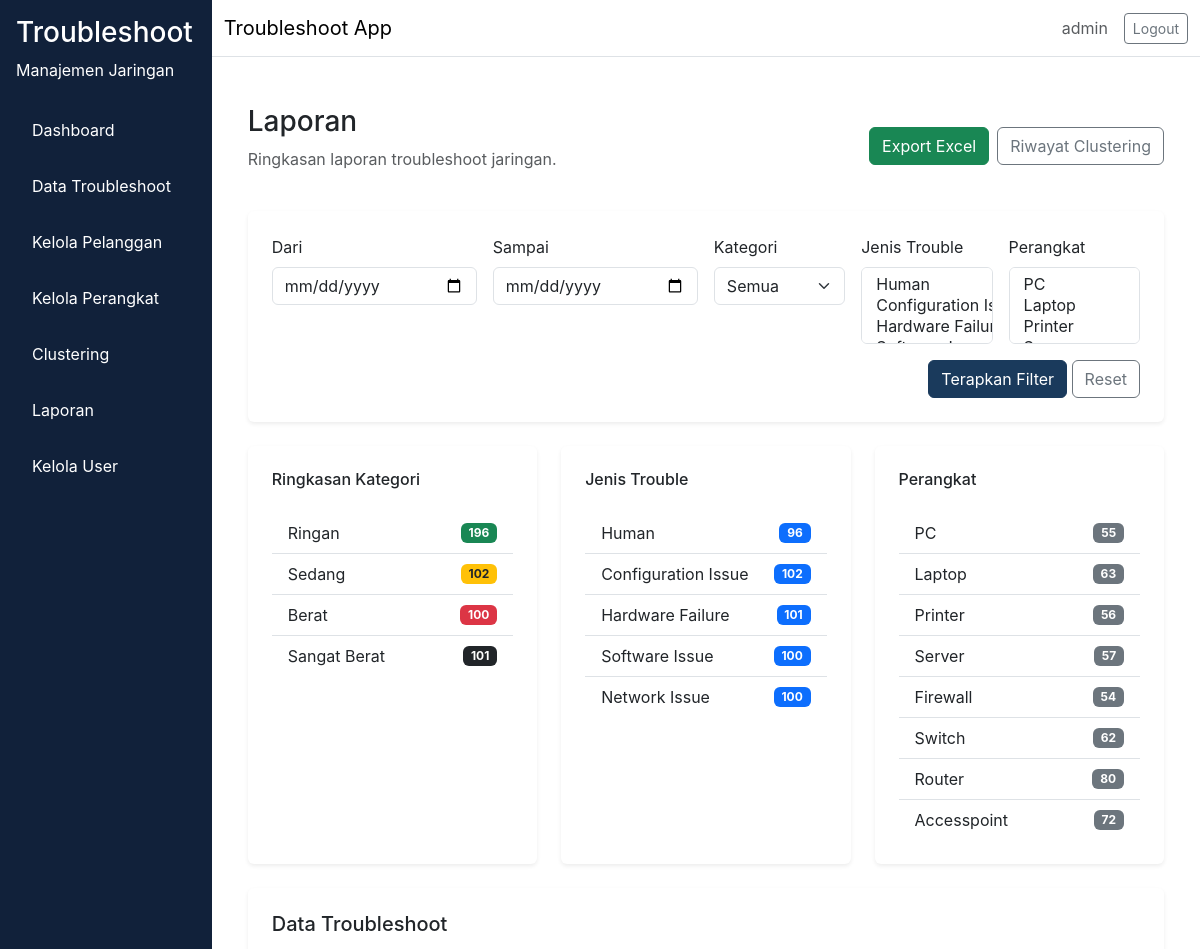
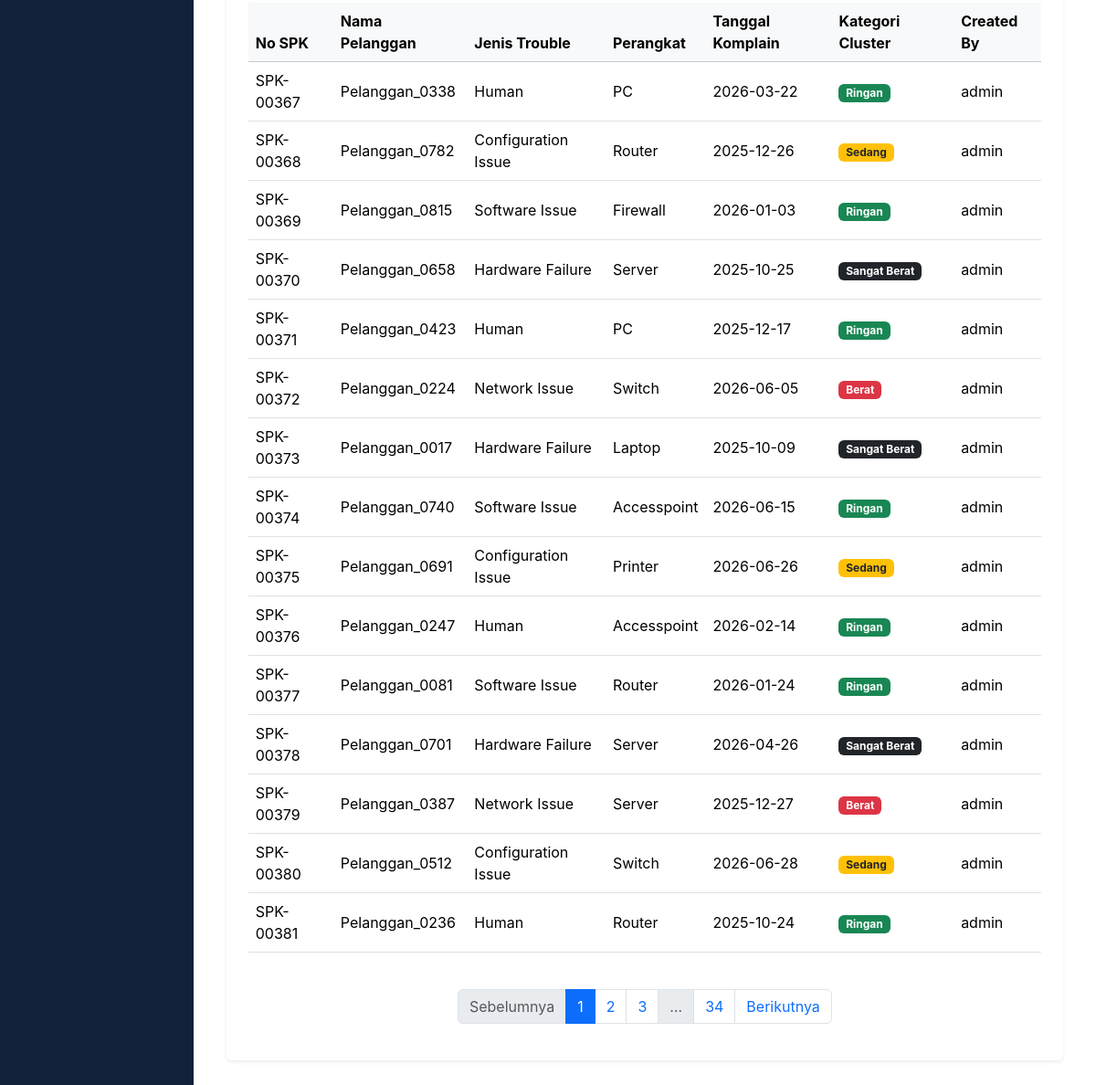
Page /laporan/ (signed in) on the committed database (2 pictures, top to bottom).
### app/models/user.py (models this page shows, shortened)
class User(db.Model, UserMixin):
    __tablename__ = "user"
    id = db.Column(db.Integer, primary_key=True)
    username = db.Column(db.String(64), unique=True, nullable=False)
    email = db.Column(db.String(120), unique=True, nullable=False)
    password_hash = db.Column(db.String(256), nullable=False)
    role = db.Column(db.Enum(RoleEnum), nullable=False, default=RoleEnum.teknisi)
    created_at = db.Column(db.DateTime, server_default=db.func.now(), nullable=False)
    is_active = db.Column(db.Boolean, default=True, nullable=False)

### app/models/troubleshoot.py (models this page shows, shortened)
class Troubleshoot(db.Model):
    __tablename__ = "troubleshoot"
    id = db.Column(db.Integer, primary_key=True)
    no_spk = db.Column(db.String(80), unique=True, nullable=False)
    nama_pelanggan = db.Column(db.String(150), nullable=False)
    informasi_trouble = db.Column(db.Text, nullable=False)
    jenis_trouble = db.Column(db.Enum(JenisTroubleEnum), nullable=False)
    perangkat = db.Column(db.Enum(PerangkatEnum), nullable=False)
    service = db.Column(db.Enum(ServiceEnum), nullable=False)
    tanggal_komplain = db.Column(db.DateTime, nullable=False)
    selesai_pengerjaan = db.Column(db.DateTime, nullable=True)
    durasi_pengerjaan = db.Column(db.Integer, nullable=True)
    keterangan_action = db.Column(db.Text, nullable=True)
    cluster_id = db.Column(db.Integer, nullable=True)
    kategori_cluster = db.Column(db.Enum(KategoriClusterEnum), nullable=True)
    assigned_to = db.Column(db.Integer, db.ForeignKey("user.id"), nullable=True)
    status = db.Column(db.Enum(StatusTroubleEnum), nullable=False, default=StatusTroubleEnum.Pending)
    pelanggan_id = db.Column(db.Integer, db.ForeignKey("pelanggan.id"), nullable=True)
    perangkat_id = db.Column(db.Integer, db.ForeignKey("perangkat.id"), nullable=True)
    created_by = db.Column(db.Integer, db.ForeignKey("user.id"), nullable=False)
    created_at = db.Column(db.DateTime, server_default=db.func.now(), nullable=False)
    updated_at = db.Column(db.DateTime, server_default=db.func.now(), onupdate=db.func.now(), nullable=False)
    user = db.relationship("User", backref=db.backref("troubleshoots", lazy="dynamic"), lazy="select", foreign_keys=[created_by])
    assigned_user = db.relationship("User", backref=db.backref("assigned_troubleshoots", lazy="dynamic"), lazy="select", foreign_keys=[assigned_to])

### app/routes/laporan.py (the view)
@laporan_bp.route("/")
@login_required
def index():
    query = build_filter(Troubleshoot.query)
    page = request.args.get("page", 1, type=int)
    pagination = query.order_by(Troubleshoot.created_at.desc()).paginate(page=page, per_page=15)
    rows = pagination.items
    summary = {
        "kategori": {
            "Ringan": query.filter(Troubleshoot.kategori_cluster == KategoriClusterEnum.Ringan).count(),
            "Sedang": query.filter(Troubleshoot.kategori_cluster == KategoriClusterEnum.Sedang).count(),
            "Berat": query.filter(Troubleshoot.kategori_cluster == KategoriClusterEnum.Berat).count(),
            "Sangat Berat": query.filter(Troubleshoot.kategori_cluster == KategoriClusterEnum.Sangat_Berat).count(),
        },
        "jenis": {},
        "perangkat": {},
    }
    jenis_options = ["Human", "Configuration Issue", "Hardware Failure", "Software Issue", "Network Issue"]
    perangkat_options = ["PC", "Laptop", "Printer", "Server", "Firewall", "Switch", "Router", "Accesspoint"]
    for jenis in jenis_options:
        try:
            summary["jenis"][jenis] = query.filter(Troubleshoot.jenis_trouble == JenisTroubleEnum[jenis.replace(" ", "_")]).count()
        except KeyError:
            summary["jenis"][jenis] = 0
    for perangkat in perangkat_options:
        try:
            summary["perangkat"][perangkat] = query.filter(Troubleshoot.perangkat == PerangkatEnum[perangkat]).count()
        except KeyError:
            summary["perangkat"][perangkat] = 0
    clustering_rows = ClusterHistory.query.order_by(ClusterHistory.tanggal_clustering.desc()).all()
    preserved_args = {k: v for k, v in request.args.to_dict(flat=False).items() if k != "page"}
    export_url = url_for("laporan.export_excel", **preserved_args)
    query_string = urlencode([(key, value) for key, values in preserved_args.items() for value in values])
    return render_template(
        "laporan/index.html",
        pagination=pagination,
        rows=rows,
        summary=summary,
        jenis_options=jenis_options,
        perangkat_options=perangkat_options,
        clustering_rows=clustering_rows,
        export_url=export_url,
        selected_kategori=request.args.get("kategori", "Semua"),
        selected_jenis=request.args.getlist("jenis"),
        selected_perangkat=request.args.getlist("perangkat"),
        dari=request.args.get("dari", ""),
        sampai=request.args.get("sampai", ""),
        query_string=query_string,
    )

### app/__init__.py (called while the page is built)
def load_user(user_id):
    return User.query.get(int(user_id))

### app/templates/laporan/index.html (shortened to what this page needs)
{% extends "base.html" %}
{% block content %}
<div class="container-fluid">
  <div class="d-flex flex-column flex-md-row align-items-md-center justify-content-between mb-4 gap-3">
    <div>
      <h1 class="h3">Laporan</h1>
      <p class="text-muted">Ringkasan laporan troubleshoot jaringan.</p>
    </div>
    <div class="d-flex gap-2 flex-wrap">
      <a href="{{ export_url }}" class="btn btn-success">Export Excel</a>
      <a href="{{ url_for('laporan.riwayat_cluster') }}" class="btn btn-outline-secondary">Riwayat Clustering</a>
    </div>
  </div>
  <div class="card shadow-sm p-4 mb-4">
    <form method="GET" class="row g-3">
      <div class="col-md-3">
        <label class="form-label">Dari</label>
        <input type="date" name="dari" class="form-control" value="{{ dari }}">
      </div>
      <div class="col-md-3">
        <label class="form-label">Sampai</label>
        <input type="date" name="sampai" class="form-control" value="{{ sampai }}">
      </div>
      <div class="col-md-2">
        <label class="form-label">Kategori</label>
        <select name="kategori" class="form-select">
          <option value="Semua" {% if selected_kategori == 'Semua' %}selected{% endif %}>Semua</option>
        </select>
      </div>
      <div class="col-md-2">
        <label class="form-label">Jenis Trouble</label>
        <select name="jenis" class="form-select" multiple size="3">
          {% for jenis in jenis_options %}
          <option value="{{ jenis }}" {% if jenis in selected_jenis %}selected{% endif %}>{{ jenis }}</option>
          {% endfor %}
        </select>
      </div>
      <div class="col-md-2">
        <label class="form-label">Perangkat</label>
        <select name="perangkat" class="form-select" multiple size="3">
          {% for perangkat in perangkat_options %}
          <option value="{{ perangkat }}" {% if perangkat in selected_perangkat %}selected{% endif %}>{{ perangkat }}</option>
          {% endfor %}
        </select>
      </div>
      <div class="col-md-12 text-end">
        <button type="submit" class="btn btn-primary">Terapkan Filter</button>
        <a href="{{ url_for('laporan.index') }}" class="btn btn-outline-secondary">Reset</a>
      </div>
    </form>
  </div>
  <div class="row g-4 mb-4">
    <div class="col-md-4">
      <div class="card shadow-sm p-4 h-100">
        <h6>Ringkasan Kategori</h6>
        <ul class="list-group list-group-flush mt-3">
          <li class="list-group-item d-flex justify-content-between align-items-center">
            Ringan
            <span class="badge bg-success">{{ summary.kategori.Ringan or 0 }}</span>
          </li>
          <li class="list-group-item d-flex justify-content-between align-items-center">
            Sedang
            <span class="badge bg-warning text-dark">{{ summary.kategori.Sedang or 0 }}</span>
          </li>
          <li class="list-group-item d-flex justify-content-between align-items-center">
            Berat
            <span class="badge bg-danger">{{ summary.kategori.Berat or 0 }}</span>
          </li>
          <li class="list-group-item d-flex justify-content-between align-items-center">
            Sangat Berat
            <span class="badge bg-dark">{{ summary.kategori['Sangat Berat'] or 0 }}</span>
          </li>
        </ul>
      </div>
    </div>
    <div class="col-md-4">
      <div class="card shadow-sm p-4 h-100">
        <h6>Jenis Trouble</h6>
        <ul class="list-group list-group-flush mt-3">
          {% for jenis, jumlah in summary.jenis.items() %}
          <li class="list-group-item d-flex justify-content-between align-items-center">
            {{ jenis }}
            <span class="badge bg-primary">{{ jumlah }}</span>
          </li>
          {% endfor %}
        </ul>
      </div>
    </div>
    <div class="col-md-4">
      <div class="card shadow-sm p-4 h-100">
        <h6>Perangkat</h6>
        <ul class="list-group list-group-flush mt-3">
          {% for perangkat, jumlah in summary.perangkat.items() %}
          <li class="list-group-item d-flex justify-content-between align-items-center">
            {{ perangkat }}
            <span class="badge bg-secondary">{{ jumlah }}</span>
          </li>
          {% endfor %}
        </ul>
      </div>
    </div>
  </div>
  <div class="card shadow-sm p-4 mb-4">
    <h5 class="mb-3">Data Troubleshoot</h5>
    <div class="table-responsive">
      <table class="table table-hover align-middle">
        <thead class="table-light">
          <tr>
            <th>No SPK</th>
            <th>Nama Pelanggan</th>
            <th>Jenis Trouble</th>
            <th>Perangkat</th>
            <th>Tanggal Komplain</th>
            <th>Kategori Cluster</th>
            <th>Created By</th>
          </tr>
        </thead>
        <tbody>
          {% for item in rows %}
          <tr>
            <td>{{ item.no_spk }}</td>
            <td>{{ item.nama_pelanggan }}</td>
            <td>{{ item.jenis_trouble.value }}</td>
            <td>{{ item.perangkat.value }}</td>
            <td>{{ item.tanggal_komplain.strftime('%Y-%m-%d') if item.tanggal_komplain else '-' }}</td>
            <td>
              {% if item.kategori_cluster %}
                <span class="badge bg-{{ 'success' if item.kategori_cluster.value == 'Ringan' else 'warning text-dark' if item.kategori_cluster.value == 'Sedang' else 'danger' if item.kategori_cluster.value == 'Berat' else 'dark' }}">
                  {{ item.kategori_cluster.value }}
                </span>
              {% else %}
                <span class="text-muted">-</span>
              {% endif %}
            </td>
            <td>{{ item.user.username if item.user else '-' }}</td>
          </tr>
          {% else %}
          <tr>
            <td colspan="7" class="text-center text-muted">Tidak ada data.</td>
          </tr>
          {% endfor %}
        </tbody>
      </table>
    </div>
    <nav aria-label="Pagination">
      <ul class="pagination justify-content-center mt-4">
        {% set qs = query_string %}
        {% if pagination.has_prev %}
          <li class="page-item">
            <a class="page-link" href="?page={{ pagination.prev_num }}{% if qs %}&{{ qs }}{% endif %}">Sebelumnya</a>
          </li>
        {% else %}
          <li class="page-item disabled"><span class="page-link">Sebelumnya</span></li>
        {% endif %}
        {% for page_num in pagination.iter_pages(left_edge=1, right_edge=1, left_current=2, right_current=2) %}
          {% if page_num %}
          <li class="page-item {% if page_num == pagination.page %}active{% endif %}">
            <a class="page-link" href="?page={{ page_num }}{% if qs %}&{{ qs }}{% endif %}">{{ page_num }}</a>
          </li>
          {% else %}
          <li class="page-item disabled"><span class="page-link">…</span></li>
          {% endif %}
        {% endfor %}
        {% if pagination.has_next %}
          <li class="page-item">
            <a class="page-link" href="?page={{ pagination.next_num }}{% if qs %}&{{ qs }}{% endif %}">Berikutnya</a>
          </li>
        {% else %}
          <li class="page-item disabled"><span class="page-link">Berikutnya</span></li>
        {% endif %}
      </ul>
    </nav>
  </div>
</div>
{% endblock %}

### app/templates/base.html (shortened to what this page needs)
<!doctype html>
<html lang="en">
  <head>
    <link href="https://cdn.jsdelivr.net/npm/bootstrap@5.3.2/dist/css/bootstrap.min.css" rel="stylesheet">
    <link rel="stylesheet" href="{{ url_for('static', filename='css/style.css') }}">
  </head>
  <body>
    <div class="d-flex min-vh-100 bg-light">
      {% if current_user.is_authenticated %}
      <nav class="sidebar p-3">
        <div class="sidebar-header mb-4 text-white">
          <h3>Troubleshoot</h3>
          <p>Manajemen Jaringan</p>
        </div>
        <ul class="nav flex-column">
          <li class="nav-item mb-2">
            <a class="nav-link text-white" href="{{ url_for('dashboard.index') }}">Dashboard</a>
          </li>
          {% if current_user.role.value == 'teknisi' %}
            <li class="nav-item mb-2">
              <a class="nav-link text-white" href="{{ url_for('troubleshoot.my_tasks') }}">Task Saya</a>
            </li>
          {% else %}
            <li class="nav-item mb-2">
              <a class="nav-link text-white" href="{{ url_for('troubleshoot.index') }}">Data Troubleshoot</a>
            </li>
            <li class="nav-item mb-2">
              <a class="nav-link text-white" href="{{ url_for('pelanggan.index') }}">Kelola Pelanggan</a>
            </li>
            <li class="nav-item mb-2">
              <a class="nav-link text-white" href="{{ url_for('pelanggan.perangkat_index') }}">Kelola Perangkat</a>
            </li>
            {% if current_user.role.value in ['admin', 'manajer'] %}
            <li class="nav-item mb-2">
              <a class="nav-link text-white" href="{{ url_for('clustering.index') }}">Clustering</a>
            </li>
            {% endif %}
            <li class="nav-item mb-2">
              <a class="nav-link text-white" href="{{ url_for('laporan.index') }}">Laporan</a>
            </li>
          {% endif %}
          {% if current_user.role.value == 'admin' %}
          <li class="nav-item mb-2">
            <a class="nav-link text-white" href="{{ url_for('admin.users') }}">Kelola User</a>
          </li>
          {% endif %}
        </ul>
      </nav>
      {% endif %}
      <div class="flex-grow-1 d-flex flex-column">
        <nav class="navbar navbar-expand-lg navbar-light bg-white border-bottom">
          <div class="container-fluid">
            <div class="navbar-brand mb-0">Troubleshoot App</div>
            <div class="d-flex align-items-center gap-3">
              {% if current_user.is_authenticated %}
              <span class="text-muted">{{ current_user.username }}</span>
              <a class="btn btn-outline-secondary btn-sm" href="{{ url_for('auth.logout') }}">Logout</a>
              {% endif %}
            </div>
          </div>
        </nav>
        <main class="flex-grow-1 p-4 bg-white">
          {% block content %}
          {% endblock %}
        </main>
      </div>
    </div>
  </body>
</html>

### app/static/css/style.css (style rules this page uses)
:root { --primary-color: #1a3a5c; --sidebar-bg: #11213a; --content-bg: #f8f9fa; }
body { margin: 0; font-family: Inter, system-ui, -apple-system, BlinkMacSystemFont, "Segoe UI", sans-serif; background-color: var(--content-bg); }
.sidebar { width: 250px; min-height: 100vh; background-color: var(--sidebar-bg); color: #ffffff; }
.sidebar-header h3, .sidebar-header p, .sidebar .nav-link { color: #ffffff; }
.sidebar .nav-link { padding: 0.75rem 1rem; border-radius: 0.5rem; }
main { background-color: #ffffff; }
.card { border: none; }
.btn-primary { background-color: var(--primary-color); border-color: var(--primary-color); }

### rows in the picture
User: username "admin"
Troubleshoot: no_spk "SPK-00367", nama_pelanggan "Pelanggan_0338", jenis_trouble.value "Human", perangkat.value "PC", tanggal_komplain "2026-03-22", kategori_cluster.value "Ringan", user "admin"
Troubleshoot: no_spk "SPK-00368", nama_pelanggan "Pelanggan_0782", jenis_trouble.value "Configuration Issue", perangkat.value "Router", tanggal_komplain "2025-12-26", kategori_cluster.value "Sedang", user "admin"
Troubleshoot: no_spk "SPK-00369", nama_pelanggan "Pelanggan_0815", jenis_trouble.value "Software Issue", perangkat.value "Firewall", tanggal_komplain "2026-01-03", kategori_cluster.value "Ringan", user "admin"
Troubleshoot: no_spk "SPK-00370", nama_pelanggan "Pelanggan_0658", jenis_trouble.value "Hardware Failure", perangkat.value "Server", tanggal_komplain "2025-10-25", kategori_cluster.value "Sangat Berat", user "admin"
Troubleshoot: no_spk "SPK-00371", nama_pelanggan "Pelanggan_0423", jenis_trouble.value "Human", perangkat.value "PC", tanggal_komplain "2025-12-17", kategori_cluster.value "Ringan", user "admin"
Troubleshoot: no_spk "SPK-00372", nama_pelanggan "Pelanggan_0224", jenis_trouble.value "Network Issue", perangkat.value "Switch", tanggal_komplain "2026-06-05", kategori_cluster.value "Berat", user "admin"
Troubleshoot: no_spk "SPK-00373", nama_pelanggan "Pelanggan_0017", jenis_trouble.value "Hardware Failure", perangkat.value "Laptop", tanggal_komplain "2025-10-09", kategori_cluster.value "Sangat Berat", user "admin"
Troubleshoot: no_spk "SPK-00374", nama_pelanggan "Pelanggan_0740", jenis_trouble.value "Software Issue", perangkat.value "Accesspoint", tanggal_komplain "2026-06-15", kategori_cluster.value "Ringan", user "admin"
Troubleshoot: no_spk "SPK-00375", nama_pelanggan "Pelanggan_0691", jenis_trouble.value "Configuration Issue", perangkat.value "Printer", tanggal_komplain "2026-06-26", kategori_cluster.value "Sedang", user "admin"
Troubleshoot: no_spk "SPK-00376", nama_pelanggan "Pelanggan_0247", jenis_trouble.value "Human", perangkat.value "Accesspoint", tanggal_komplain "2026-02-14", kategori_cluster.value "Ringan", user "admin"
Troubleshoot: no_spk "SPK-00377", nama_pelanggan "Pelanggan_0081", jenis_trouble.value "Software Issue", perangkat.value "Router", tanggal_komplain "2026-01-24", kategori_cluster.value "Ringan", user "admin"
Troubleshoot: no_spk "SPK-00378", nama_pelanggan "Pelanggan_0701", jenis_trouble.value "Hardware Failure", perangkat.value "Server", tanggal_komplain "2026-04-26", kategori_cluster.value "Sangat Berat", user "admin"
Troubleshoot: no_spk "SPK-00379", nama_pelanggan "Pelanggan_0387", jenis_trouble.value "Network Issue", perangkat.value "Server", tanggal_komplain "2025-12-27", kategori_cluster.value "Berat", user "admin"
Troubleshoot: no_spk "SPK-00380", nama_pelanggan "Pelanggan_0512", jenis_trouble.value "Configuration Issue", perangkat.value "Switch", tanggal_komplain "2026-06-28", kategori_cluster.value "Sedang", user "admin"
Troubleshoot: no_spk "SPK-00381", nama_pelanggan "Pelanggan_0236", jenis_trouble.value "Human", perangkat.value "Router", tanggal_komplain "2025-10-24", kategori_cluster.value "Ringan", user "admin"

### other values in the picture
{{ summary.kategori.Ringan or 0 }} "196"
{{ summary.kategori.Sedang or 0 }} "102"
{{ summary.kategori.Berat or 0 }} "100"
{{ summary.kategori['Sangat Berat'] or 0 }} "101"
{{ jenis }} "Human" "Configuration Issue" "Hardware Failure" "Software Issue" "Network Issue"
{{ jumlah }} "96" "102" "101" "100" "100"
{{ perangkat }} "PC" "Laptop" "Printer" "Server" "Firewall" "Switch" "Router" "Accesspoint"
{{ jumlah }} "55" "63" "56" "57" "54" "62" "80" "72"
{{ page_num }} "1" "2" "3" "34"
